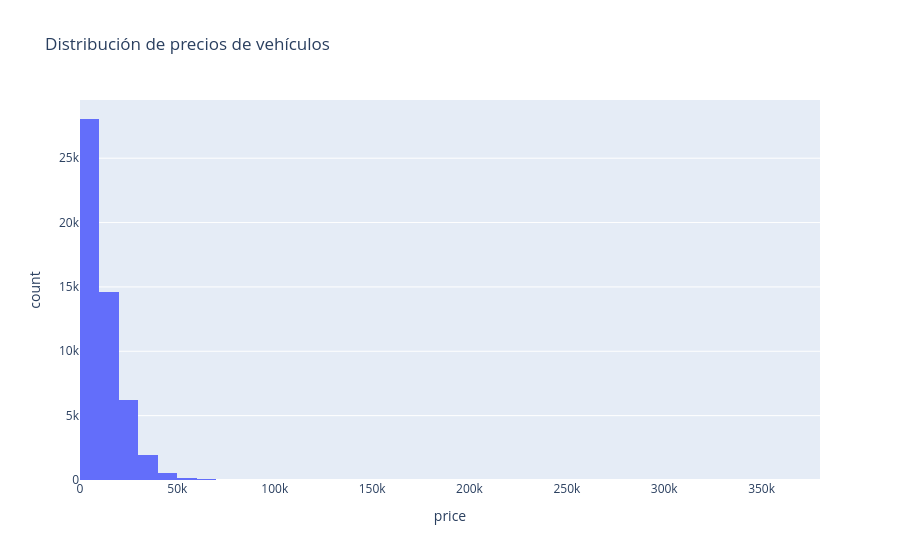

The notebook cell saved with this chart:
### Markdown cell above
## Grafico de Distribución de precios

### Code cell
px.histogram(df, x='price', nbins=50, title='Distribución de precios de vehículos')

### Figure 1 — Plotly figure (JSON) as saved in the notebook; plotly's stock layout.template omitted (floating-point values rounded to 4 significant figures; data arrays with more than 128 entries replaced by an {"elided": "..."} marker saying what was removed)
{"data": [{"bingroup": "x", "hovertemplate": "price=%{x}<br>count=%{y}<extra></extra>", "legendgroup": "", "marker": {"color": "#636efa", "pattern": {"shape": ""}}, "name": "", "nbinsx": 50, "orientation": "v", "showlegend": false, "type": "histogram", "x": {"elided": "51525 int values"}, "xaxis": "x", "yaxis": "y"}], "layout": {"barmode": "relative", "legend": {"tracegroupgap": 0}, "title": {"text": "Distribución de precios de vehículos"}, "xaxis": {"anchor": "y", "domain": [0, 1], "title": {"text": "price"}}, "yaxis": {"anchor": "x", "domain": [0, 1], "title": {"text": "count"}}}}
